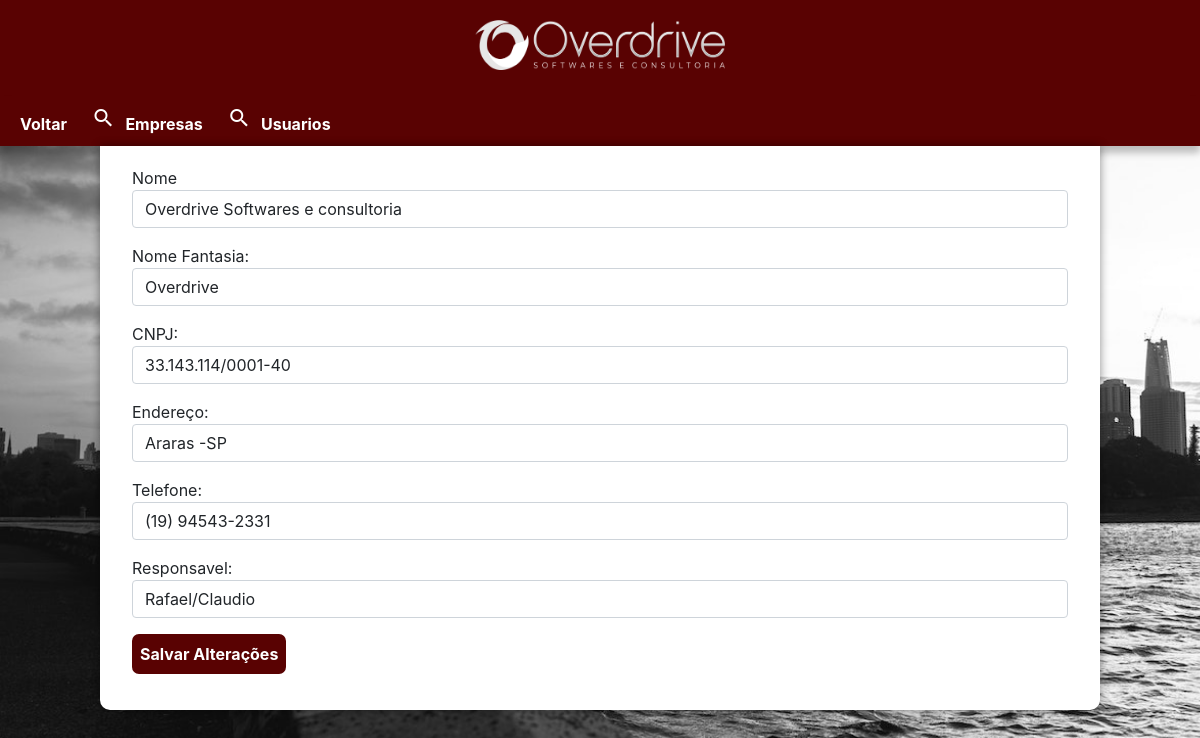
Screenshot of /restrito/cadastro_empresa_edit.php?id=65 with the database file from the repository.
### tables this page shows
CREATE TABLE `company` (
  `cod_company` int(11) NOT NULL,
  `nome` varchar(80) NOT NULL,
  `nome_fantasia` varchar(80) NOT NULL,
  `cnpj` varchar(18) NOT NULL,
  `endereco` text NOT NULL,
  `telefone` varchar(15) NOT NULL,
  `responsavel` varchar(80) NOT NULL
);

### restrito/cadastro_empresa_edit.php (the view, shortened to what this page needs)
<!doctype html>
<html lang="pt-br">
<head>
  <link rel="stylesheet" href="estilo_restrito/styleindex.css">
  <link href="https://cdn.jsdelivr.net/npm/bootstrap@5.1.3/dist/css/bootstrap.min.css" rel="stylesheet">
</head>
<body>
<header>
      <div class="logo">
        <img src="../imagens/logo.png" class="logo" alt="Logo Overdrive">
      </div>
</header>
<nav>
    <a href="pesquisar_empresa.php"> Voltar</a>
    <a href="pesquisar_empresa.php"> <i class="material-icons">search</i> Empresas</a>
    <a href="pesquisa.php"><i class="material-icons">search</i> Usuarios</a>
</nav>
  <?php
  include_once 'conexao.php';
  $id = $_GET['id'] ?? '';
  $sql = "SELECT * FROM company WHERE cod_company = $id";
  $dados = mysqli_query($conn, $sql);
  $linha = mysqli_fetch_assoc($dados);
  ?>
<main>
  <div class="container">
    <div class="row">
      <div class="col">
        <form action="cadastro_empresa_script.php" method="POST">
          <div class="mb-3">
            <label for="nome">Nome</label>
            <input type="text" class="form-control" name="nome" required value="<?php echo $linha['nome']; ?>">
          </div>
          <div class="mb-3">
            <label for="nome_fantasia">Nome Fantasia:</label>
            <input type="text" class="form-control" name="nome_fantasia" required value="<?php echo $linha['nome_fantasia']; ?>">
          </div>
          <div class="mb-3">
            <label for="cnpj">CNPJ:</label>
            <input type="text" id="cnpj" class="form-control" name="cnpj" required value="<?php echo $linha['cnpj']; ?>">
          </div>
          <div class="mb-3">
            <label for="endereco">Endereço:</label>
            <input type="text" class="form-control" name="endereco" required value="<?php echo $linha['endereco']; ?>">
          </div>
          <div class="mb-3">
            <label for="telefone">Telefone:</label>
            <input type="text" id="tel" class="form-control" name="telefone" required value="<?php echo $linha['telefone']; ?>">
          </div>
          <div class="mb-3">
            <label for="telefone">Responsavel:</label>
            <input type="text" class="form-control" name="responsavel" required value="<?php echo $linha['responsavel'];?>">
          </div>
          <div class="mb-3">
            <input type="submit" name="editar" class="botao6" value="Salvar Alterações">
          </div>
        </form>
      </div>
    </div>
  </div>
</main>
</body>
</html>

### restrito/estilo_restrito/styleindex.css (style rules this page uses)
* { font-family: -apple-system, BlinkMacSystemFont, 'Segoe UI', Roboto, Oxygen, Ubuntu, Cantarell, 'Open Sans', 'Helvetica Neue', sans-serif; padding: 0px; margin: 0px; box-sizing: border-box; }
body, html { background-image: url('../../imagens/background001.jpg'); background-size: cover; position: relative; height: 100%; width: 100%; overflow-x:hidden; }
header { background-color:#590202; height: 12vh; width: 100vw; }
header > div > img { height: 50px; width: 250px; margin: auto; margin-top: 20px; margin-bottom: 10px; text-align: center; }
div.logo { text-align: center; }
nav { background-color: #590202; padding: 10px; box-shadow: 0px 7px 7px rgba(0, 0, 0, 0.24); }
nav > a { color: white; text-decoration: none; padding: 10px; font-weight: bold; border-radius: 5px; transition-duration: .5s; }
body { background-color: rgb(150, 150, 150); }
main { background-color: white; min-width: 300px; max-width: 1000px; margin: auto; margin-bottom: 30px; padding: 20px; box-shadow: 0px 0px 10px rgba(0, 0, 0, 0.438); border-bottom-left-radius: 10px; border-bottom-right-radius: 10px; }
input.botao6 { text-align: center; font-size: 1em; font-weight: bolder; height: 40px; padding: 5px; background-color: #590202; color: white; border: 3px solid #590202; border-radius: 7px; text-decoration: none; }
i { color: white; font-size: 1.8em; width: 30px; padding-bottom: 0px; }

### rows the page displays
company: nome "Overdrive Softwares e consultoria", nome_fantasia "Overdrive", cnpj "33.143.114/0001-40", endereco "Araras -SP", telefone "(19) 94543-2331", responsavel "Rafael/Claudio"
